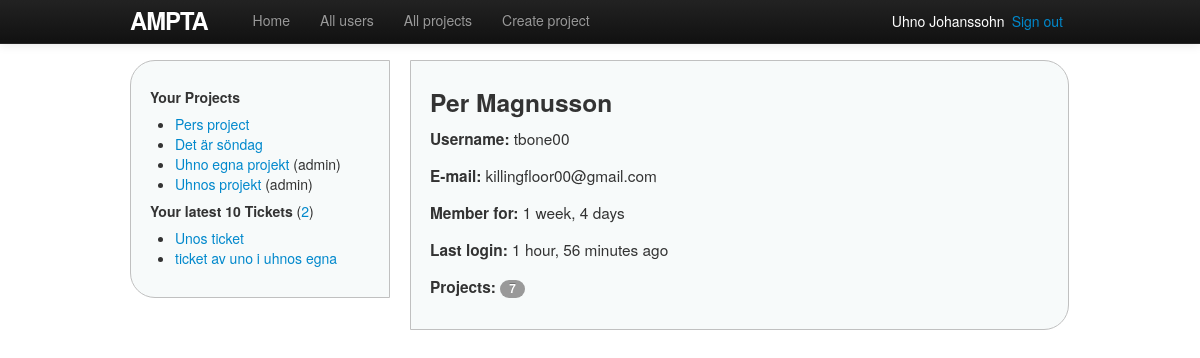
Page /users/1/ (signed in) on the committed database.
### ampta/models.py (models this page shows, shortened)
class Project(models.Model):
    name = models.CharField(max_length=30)
    description = models.TextField()
    start_date = models.DateField()
    end_date = models.DateField()
    users = models.ManyToManyField(User, related_name='projects', blank=True)
    owner = models.ForeignKey(User, related_name='projects_owned_by_user')
    date_added = models.DateTimeField()
    date_updated = models.DateTimeField()
    def owned_by_user(self, user):
        return self.owner == user

class Ticket(models.Model):
    name = models.CharField(max_length=30)
    description = models.TextField()
    start_date = models.DateField();
    end_date = models.DateField();
    status = models.ForeignKey(Status, related_name='tickets')
    project = models.ForeignKey(Project, related_name='tickets')
    owner = models.ForeignKey(User, related_name='tickets')
    date_added = models.DateTimeField()
    date_updated = models.DateTimeField()

### ampta/views/views.py (the view)
# urls.py: url(r'^users/(?P<user_id>\d+)/$', 'user_show', name='user'),
@login_required(login_url='/login')
def user_show(request, user_id=None):
    the_user = get_object_or_404(User, id=user_id)
    return render(request, 'users/show.html', {'the_user': the_user})

### ampta/templatetags/custom_filters.py (called while the page is built)
@register.filter(name='user_projects')  # "name", if other name than function
def user_projects(user):
    projects = user.projects.order_by('-date_added')
    return projects

@register.filter
def project_owned_by_user(project, user):
    return project.owned_by_user(user)

### ampta/templates/users/show.html (shortened to what this page needs)
{% extends 'shared/base.html' %}
{% block content %}
<h3>{{ the_user.get_full_name }}</h3>
<p><strong>Username:</strong> {{ the_user.username }}</p>
<p><strong>E-mail:</strong> {{ the_user.email|default:"-" }}</p>
<p><strong>Member for:</strong> {{ the_user.date_joined|timesince }}</p>
<p><strong>Last login:</strong> {{ the_user.last_login|timesince }} ago</p>
<p><strong>Projects:</strong> <span class="badge">{{ the_user.projects.count }}</span></p>
{% endblock %}

### ampta/templates/shared/base.html (shortened to what this page needs)
<!DOCTYPE html>
<html>
	<head>
		{% block styles %}
			<link rel="stylesheet" href="http://code.jquery.com/ui/1.10.1/themes/base/jquery-ui.css" />
			<link rel="stylesheet" type="text/css" href="{{ STATIC_URL }}styles/bootstrap.min.css">
			<link rel="stylesheet" type="text/css" href="{{ STATIC_URL }}styles/site.css">
		{% endblock %}
	</head>
	<body>
	{% block body %}
		<div class="container">
		<header>
			<nav class="navbar navbar-inverse navbar-fixed-top">
				<div class="navbar-inner">
					<div class="container">
						<a href="{% url home %}" id="logo" class="brand">Ampta</a>
						<div class="nav-collapse collapse">
							<ul class="nav">
								<li {% if home_active %}class="active"{% endif %}>
									<a href="{% url home %}">Home</a>
								</li>
								<li {% if all_users_active %}class="active"{% endif %}>
									<a href="{% url users %}">All users</a>
								</li>
								<li {% if projects_active %}class="active"{% endif %}>
									<a href="{% url projects %}">All projects</a>
								</li>
								<li {% if create_projects_active %}class="active"{% endif %}>
									<a href="{% url new_project %}">Create project</a>
								</li>
							</ul>
						</div>
						<span class="sign_out pull-right"><a href="{% url logout %}">Sign out</a></span>
						<span class="active_user pull-right">
							<a href="{% url user user.id %}">{{ user.get_full_name }}</a>
						</span>
					</div>
				</div>
			</nav>
		</header>
		<div class="sidenav pull-left">
			{% include 'shared/_sidenav_projects_tickets.html' %}
		</div>
		<div class="main pull-left">
			{% block content %}{% endblock %}
		</div>
		</div>
	{% endblock body %}
	</body>
</html>

### ampta/templates/shared/_sidenav_projects_tickets.html (shortened to what this page needs)
{% load custom_filters %}
<h5>Your Projects</h5>
<ul>
{% with projects=user|user_projects %}
{% for p in projects %}
	<li>
		<a href="{% url project p.id %}">{{ p.name }}</a>
		{% if p|project_owned_by_user:user %}(admin){% endif %}
	</li>
{% endfor%}
{% endwith %}
</ul>
<h5>Your latest 10 Tickets
	<span class="countTickets">(<a href="{% url tickets %}">{{ user.tickets.count }}</a>)</span>
</h5>
<ul>
{% for t in user.tickets.all|dictsortreversed:"date_added"|slice:"10" %}
	<li><a href="{% url project_ticket t.project.id t.id %}">{{ t.name }}</a></li>
{% endfor %}
</ul>

### ampta/static/styles/site.css (style rules this page uses)
html { overflow-y: scroll; }
body { padding-top: 60px; padding-bottom: 15px; }
h1, h2, h3, h4, h5, h6 { line-height: 1; }
p { font-size: 1.1em; line-height: 1.7em; }
#logo { float: left; margin-right: 10px; font-size: 1.7em; color: #fff; text-transform: uppercase; letter-spacing: -1px; padding-top: 9px; font-weight: bold; line-height: 1; }
.active_user, .sign_out { display: block; margin-top: 11px; margin-right: 7px; color: white; }
.active_user a { color: white; }
.sidenav { width: 220px; margin-right: 20px; padding: 9px; border: 1px solid #c0c0c0; background: #f7fafa; padding: 19px; border-radius: 25px 0 0 25px; -moz-border-radius: 25px 0 0 25px; }
.main { padding: 9px; width: 619px; border: 1px solid #c0c0c0; background: #f7fafa; padding: 19px; border-radius: 0 25px 25px 0; -moz-border-radius: 0 25px 25px 0; }
.countTickets { font-weight: normal; text-decoration: italic; }

### rows in the picture
Project: name "Pers project"
Project: name "Det är söndag"
Project: name "Uhno egna projekt", shows "(admin)"
Project: name "Uhnos projekt", shows "(admin)"
Ticket: name "Unos ticket"
Ticket: name "ticket av uno i uhnos egna"

### other values in the picture
{{ user.get_full_name }} "Uhno Johanssohn"
{{ user.tickets.count }} "2"
{{ the_user.get_full_name }} "Per Magnusson"
{{ the_user.username }} "tbone00"
{{ the_user.email|default:"-" }} "killingfloor00@gmail.com"
{{ the_user.date_joined|timesince }} "1 week, 4 days"
{{ the_user.last_login|timesince }} "1 hour, 56 minutes"
{{ the_user.projects.count }} "7"
